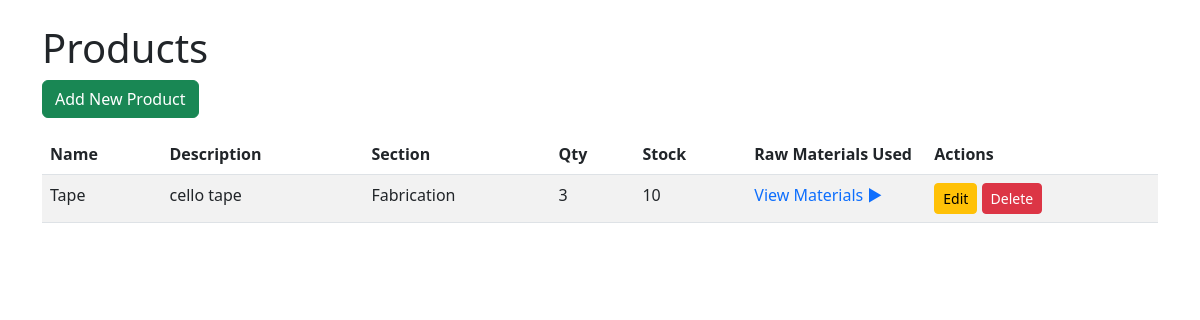
/product, run on an earlier commit of the app's database.
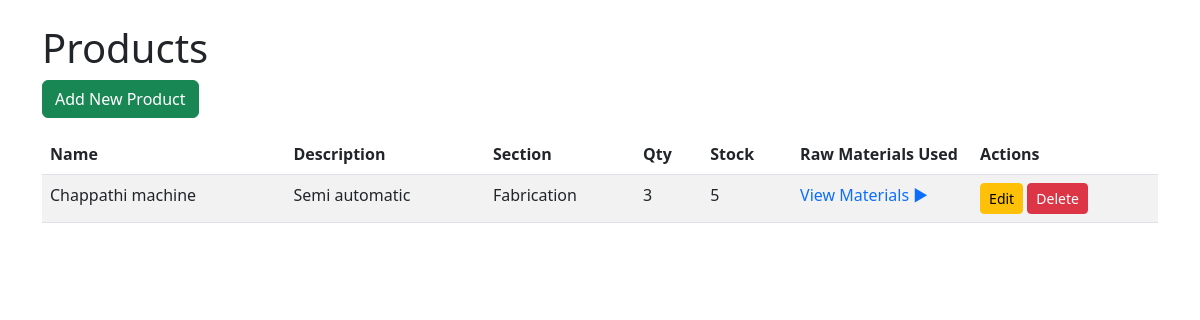
And on a later commit of the database.
### models.py (models this page shows)
class Product(db.Model):
    id = db.Column(db.Integer, primary_key=True)
    product_name = db.Column(db.String(128), nullable=False)
    product_description = db.Column(db.Text)
    section_name = db.Column(db.String(128))
    qty = db.Column(db.Integer)
    stock = db.Column(db.Integer)
    raw_materials_used = db.relationship('Storage', secondary=product_material, back_populates='products')

### app.py (the view)
@app.route('/product')
def list_product():
    products = Product.query.all()
    return render_template('list_product.html', products=products)

### templates/list_product.html (shortened to what this page needs)
<!DOCTYPE html>
<html>
<head>
  <link href="https://cdn.jsdelivr.net/npm/bootstrap@5.3.0/dist/css/bootstrap.min.css" rel="stylesheet" >
</head>
<body class="container mt-4">
  <h1>Products</h1>
  <a href="{{ url_for('add_product') }}" class="btn btn-success mb-3">Add New Product</a>
  <table class="table table-striped">
    <thead>
      <tr>
        <th>Name</th>
        <th>Description</th>
        <th>Section</th>
        <th>Qty</th>
        <th>Stock</th>
        <th>Raw Materials Used</th>
        <th>Actions</th>
      </tr>
    </thead>
    <tbody>
      {% for p in products %}
      <tr>
        <td>{{ p.product_name }}</td>
        <td>{{ p.product_description|truncate(30) }}</td>
        <td>{{ p.section_name }}</td>
        <td>{{ p.qty }}</td>
        <td>{{ p.stock }}</td>
        <td class="materials-cell">
          <a href="javascript:void(0);" class="view-materials-toggle text-decoration-none" style="cursor:pointer;" title="View Materials" data-product-id="{{ p.id }}">
            View Materials &#9654;
          </a>
        </td>
        <td>
          <a href="{{ url_for('edit_product', id=p.id) }}" class="btn btn-sm btn-warning">Edit</a>
          <form action="{{ url_for('delete_product', id=p.id) }}" method="post" style="display:inline;">
            <button type="submit" class="btn btn-sm btn-danger" onclick="return confirm('Are you sure?')">Delete</button>
          </form>
        </td>
      </tr>
      {% else %}
      <tr><td colspan="7" class="text-center">No products found.</td></tr>
      {% endfor %}
    </tbody>
  </table>
</body>
</html>

### templates/list_product.html (style rules this page uses)
.materials-cell { position: relative; width: 180px; }

What changed in the data, as far as the page shows it:
changed Product "Fabrication": product_name "Tape" → "Chappathi machine"; product_description "cello tape" → "Semi automatic"; stock "10" → "5"
